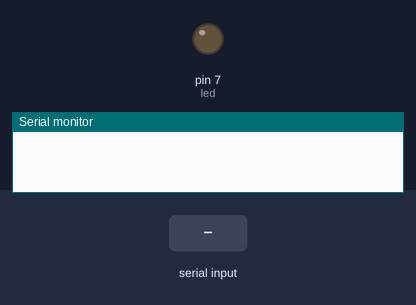
This sketch was run on a simulated Arduino Uno, built with avr-gcc and run on an emulated ATmega328P. On the bench: output pins drawn as LEDs (lit = HIGH), the last lines printed to the serial monitor. The inputs (shaded band) are chosen by the test bench.

Above: at 1.2 s.
1.3 s: "w" received over Serial
At 1.65 s:
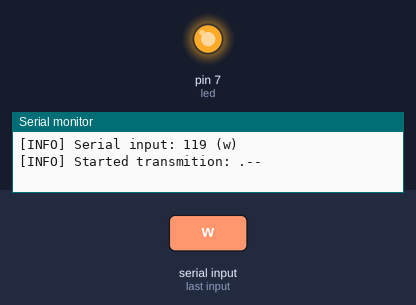
7.3 s: "a" received over Serial
At 8.4 s:
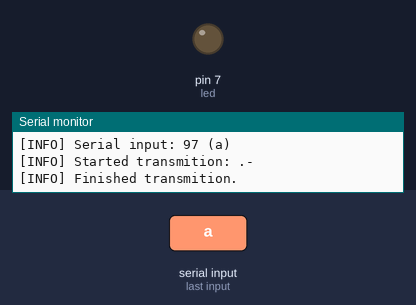
Timing chart, 0 to 9.8 s (numbered marks = the images above; inputs shaded):
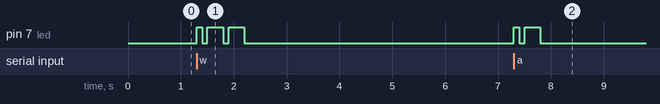

Measured:
- after the input at 1.3 s, pin 7 (led): LOW → HIGH at once, then repeats every 0.40 s: LOW 0.10 s, HIGH 0.30 s, until it stays LOW from 2.2 s
- after the input at 7.3 s, pin 7 (led): LOW → HIGH at once, → LOW 0.10 s later, → HIGH 0.10 s later, → LOW 0.30 s later

The sketch:

tarealibre_sury.ino
```cpp
/* Autor: Surya N. Stasiak Vega
*
* El arduino sirve de traductor de lenguaje escrito a codigo morse
* Incluye ajuste de velocidad
*
* DISTRIBUCION DE PINES:
* - LED en el pin 7
* - Potenciometro en el pin Analog 0
*
*/

/*
  Relacion de tiempos segun la convencion del codigo morse (tal como se explica en https://en.wikipedia.org/wiki/Morse_code):
  - punto:                                          un intervalo de tiempo
  - linea:                                          tres intervalos de tiempo
  - espacio dado entre simbolos de cada letra:      un intervalo
  - espacio entre letras:                           tres intervalos
  - espacio entre palabras:                         siete intervalos

*/

// definicion de pines
#define led 7
#define pot A0

// para deshabilitar el ajuste del tiempo descomentar esta linea:
//#define timeunit 100

// definicion de variables
String myinput;
int status;
int potval = 0;
int speed;
int timeunit = 100;


void setup() {
  // inicio del puerto serie
  Serial.begin(9600);
  Serial.setTimeout(10);

  // definicion del puerto de la led
  pinMode(led, OUTPUT);

}

// funcion que se usa para traducir el codigo ascii dado por el puerto serial a codigo morse
String ascii_to_morse(int asciicode) {
  String mystring;
  switch (asciicode) {
  case 97:
  mystring = ".-";
  break;
  case 98:
  mystring = "-...";
  break;
  case 99:
  mystring = "-.-.";
  break;
  case 100:
  mystring = "-..";
  break;
  case 101:
  mystring = ".";
  break;
  case 102:
  mystring = "..-.";
  break;
  case 103:
  mystring = "--.";
  break;
  case 104:
  mystring = "....";
  break;
  case 105:
  mystring = "..";
  break;
  case 106:
  mystring = ".---";
  break;
  case 107:
  mystring = "-.-";
  break;
  case 108:
  mystring = ".-..";
  break;
  case 109:
  mystring = "--";
  break;
  case 110:
  mystring = "-.";
  break;
  case 111:
  mystring = "---";
  break;
  case 112:
  mystring = ".--.";
  break;
  case 113:
  mystring = "--.-";
  break;
  case 114:
  mystring = ".-.";
  break;
  case 115:
  mystring = "...";
  break;
  case 116:
  mystring = "-";
  break;
  case 117:
  mystring = "..-";
  break;
  case 118:
   mystring = "...-";
  break;
  case 119:
  mystring = ".--";
  break;
  case 120:
  mystring = "-..-";
  break;
  case 121:
  mystring = "-.--";
  break;
  case 122:
  mystring = "--..";
  break;

  case 32: // espacio
    mystring = "w";
    break;
  }
  // se devuelve el codigo para cada letra
  return mystring;
}

// funcion dedicada a la ejecucion del codigo en la LED
void blink_leds(String morsecode) {
  // se manda el codigo al puerto serial por motivos de depuracion
  Serial.print("[INFO] Started transmition: ");
  Serial.println(morsecode);

  // se cicla a traves de cada uno de los componentes de cada mensaje en codigo morse
  for (int i = 0; i<morsecode.length(); i++) {
    // se enciende la LED
    digitalWrite(led, HIGH);

    // segun el simbolo, se espera o un intervalo de tiempo o tres
    if (morsecode.charAt(i) == '.') {
      delay(1*timeunit);
    } else if (morsecode.charAt(i) == '-') {
      delay(3*timeunit);
    } else if (morsecode.charAt(i) == 'w') {
      digitalWrite(led, LOW);
      delay(4*timeunit); // 5 + 1 + 2 (del final de la funcion) dan 7 intervalos de tiempo = espacio entre palabras
    } else {
      // por si acaso se encuentra algun error
      Serial.print("[ERROR] Corrupted morsecode string: ");
      Serial.println(morsecode);
    }
    // despues de esperar el periodo de tiempo elegido, se vuelve a apagar la LED
    digitalWrite(led, LOW);
    // se espera un intervalo y se sigue con el siguiente simbolo
    delay(1*timeunit);
  }
  // se esperan dos tiempos mas, para llegar al tiempo total de tres intervalos.
  delay(2*timeunit);
  Serial.println("[INFO] Finished transmition.");
}

// loop principal
void loop() {
  if (Serial.available()>0) {
    int myinput = Serial.read();    // devuelve cada letra de el mensahje por separado, en codigo ascii

    if (myinput == 42) {
      // IMPORTANTE: hay mucha inexactitud entre los valores dados por el potenciometro dado que es un potenciometro de baja calidad
      // se implementa una funcion normalizadora, aun asi, puede interferir en la exactitud de los intervalos del mensaje.

      // para combatir esto, se usa el comando especial "*" con el que se pone como intervalo de tiempo base el que se muestra por el potenciometro
      // en el instante en el que el comando es mandado.

      potval = analogRead(pot); // se lee el valor del potenciometro
      speed = 1023 - potval; // speed es la inversion de potval
      timeunit = speed/5; // se cambia el intervalo de tiempo base

      Serial.print("Set new base time interval to: "); // se describe el cambio en el serial
      Serial.print(timeunit);
      Serial.println(" ms.");

    } else if (myinput != 10 && myinput != 0) {              // se pasa si el caracter es NULL o BACKSPACE
      Serial.print("[INFO] Serial input: "); Serial.print(myinput); Serial.print(" ("); Serial.print(char(myinput)); Serial.println(")");
      String morsecode = ascii_to_morse(myinput);     // se convierte el codigo ascii al codigo morse
      blink_leds(morsecode);                          // se reproduce el codigo morse en el diodo LED
    }
  } else {
    delay(1);  // si no sucede nada, se espera un ms
  }
}
```
